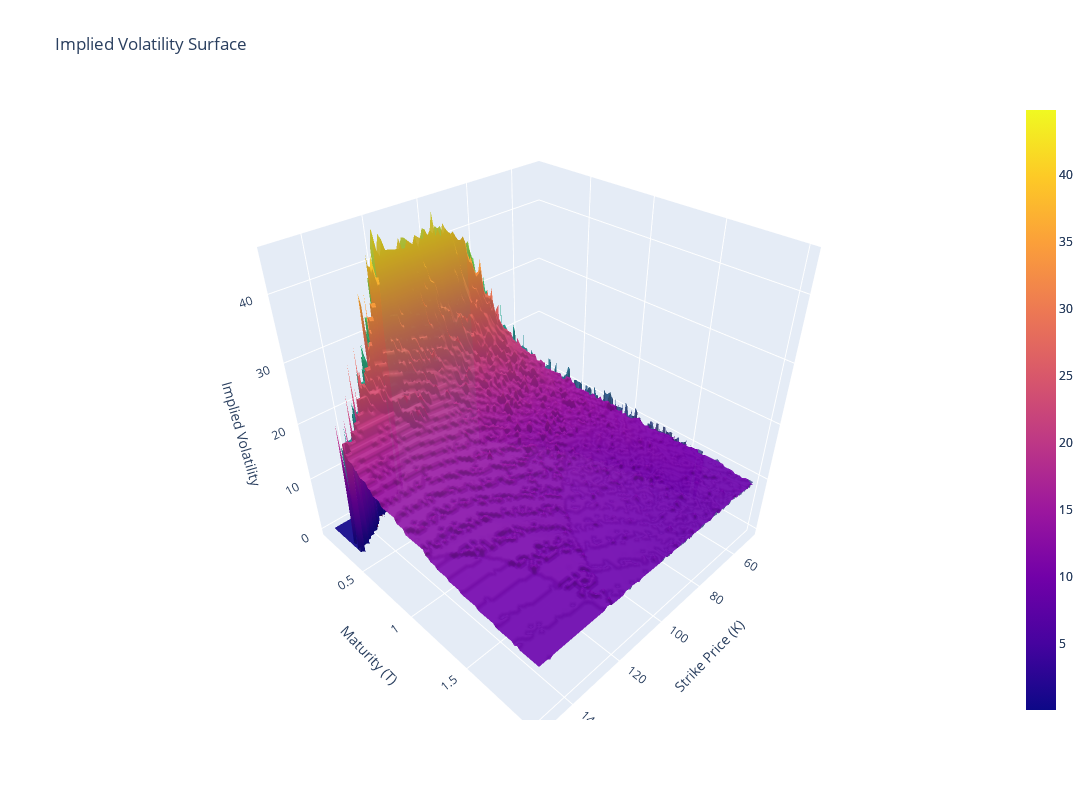

Here is the notebook cell this chart was saved with:
### Code cell
def plot_vol_surface(K_range: np.ndarray, T_range: np.ndarray, implied_vols_call: np.ndarray, implied_vols_put: np.ndarray) -> None:
    K_grid, T_grid = np.meshgrid(K_range, T_range)

    surface_call = go.Surface(
        x=K_grid,
        y=T_grid,
        z=implied_vols_call.T,  # Transpose to align with the grid
        colorscale='Viridis',  # Use the 'Viridis' colorscale for the call surface
        colorbar=None,  # Deactivate the colorbar for the call surface
        opacity=0.9  # Slightly transparent for better visualization overlap
    )

    surface_put = go.Surface(
        x=K_grid,
        y=T_grid,
        z=implied_vols_put.T,  # Transpose to align with the grid
        #colorscale='Cividis',  # Use a different 'Cividis' colorscale for the put surface
        colorbar=None,  # Deactivate the colorbar for the put surface
        opacity=0.9  # Slightly transparent for better visualization overlap
    )

    layout = go.Layout(
        title='Implied Volatility Surface',
        scene=dict(
            xaxis=dict(title='Strike Price (K)'),
            yaxis=dict(title='Maturity (T)'),
            zaxis=dict(title='Implied Volatility'),
        ),
        autosize=False,
        width=1200,  # Increase the width of the plot
        height=800,  # Increase the height of the plot
    )

    fig = go.Figure(data=[surface_call, surface_put], layout=layout)
    pio.show(fig)

plot_vol_surface(K_range, T_range, implied_vols_call, implied_vols_put)

### Figure 1 — Plotly figure (JSON) as saved in the notebook; plotly's stock layout.template omitted (floating-point values rounded to 4 significant figures; data arrays with more than 128 entries replaced by an {"elided": "..."} marker saying what was removed)
{"data": [{"colorscale": [[0, "#440154"], [0.1111, "#482878"], [0.2222, "#3e4989"], [0.3333, "#31688e"], [0.4444, "#26828e"], [0.5556, "#1f9e89"], [0.6667, "#35b779"], [0.7778, "#6ece58"], [0.8889, "#b5de2b"], [1, "#fde725"]], "opacity": 0.9, "type": "surface", "x": {"elided": "100x100 float values"}, "y": {"elided": "100x100 float values"}, "z": {"elided": "100x100 float values"}}, {"opacity": 0.9, "type": "surface", "x": {"elided": "100x100 float values"}, "y": {"elided": "100x100 float values"}, "z": {"elided": "100x100 float values"}}], "layout": {"autosize": false, "height": 800, "scene": {"xaxis": {"title": {"text": "Strike Price (K)"}}, "yaxis": {"title": {"text": "Maturity (T)"}}, "zaxis": {"title": {"text": "Implied Volatility"}}}, "title": {"text": "Implied Volatility Surface"}, "width": 1200}}
